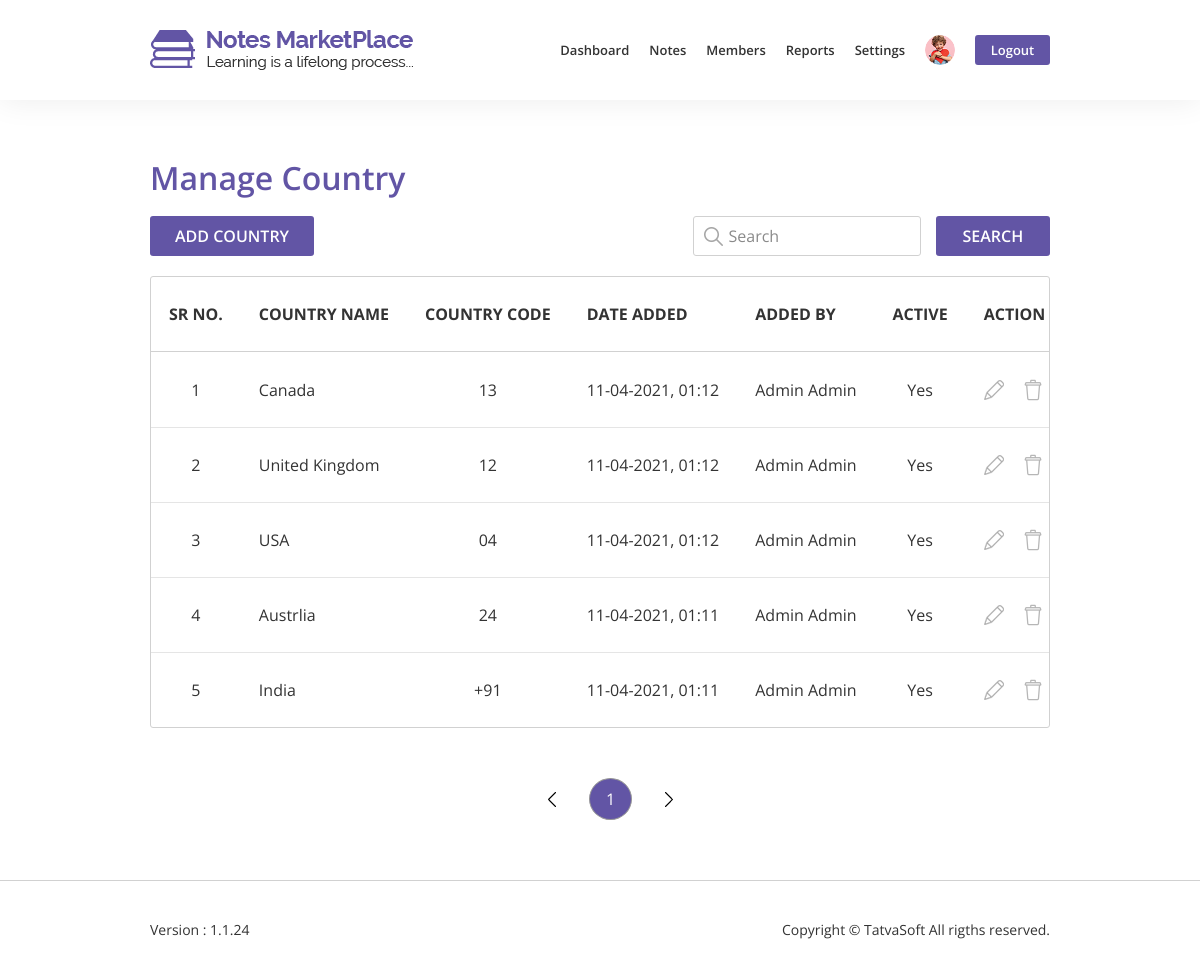
Page /admin/manage_country.php (signed in) on the committed database.
### tables this page shows
CREATE TABLE `systemtable` (
  `SystemID` int(11) NOT NULL,
  `SupportEmail` varchar(100) NOT NULL,
  `SupportPhone` varchar(100) NOT NULL,
  `SubscriberEmails` varchar(255) DEFAULT NULL,
  `FacebookURL` varchar(100) DEFAULT NULL,
  `TwitterURL` varchar(100) DEFAULT NULL,
  `LinkedinURL` varchar(100) DEFAULT NULL,
  `DefaultProfilePicture` varchar(100) NOT NULL,
  `DefaultDisplayPicture` varchar(100) NOT NULL,
  `CreatedDate` datetime DEFAULT NULL,
  `CreatedBy` int(11) DEFAULT NULL,
  `ModifiedDate` datetime DEFAULT NULL,
  `Modifiedby` int(11) DEFAULT NULL,
  `IsActive` bit(10) NOT NULL DEFAULT b'1'
);

CREATE TABLE `user` (
  `UserID` int(11) NOT NULL,
  `RoleID` int(11) NOT NULL,
  `FirstName` varchar(50) NOT NULL,
  `LastName` varchar(50) NOT NULL,
  `EmailID` varchar(100) NOT NULL,
  `Password` varchar(200) NOT NULL,
  `IsEmailVerified` bit(10) NOT NULL DEFAULT b'0',
  `SecondaryEmailID` varchar(100) DEFAULT NULL,
  `BirthDate` date DEFAULT NULL,
  `Gender` tinyint(1) DEFAULT NULL COMMENT '0-Male 1-Female',
  `PhoneNo` varchar(20) DEFAULT NULL,
  `ProfilePictureFile` varchar(100) DEFAULT NULL,
  `Address1` varchar(100) DEFAULT NULL,
  `Address2` varchar(100) DEFAULT NULL,
  `City` varchar(50) DEFAULT NULL,
  `State` varchar(50) DEFAULT NULL,
  `Zipcode` varchar(50) DEFAULT NULL,
  `CountryID` int(11) DEFAULT NULL,
  `University` varchar(100) DEFAULT NULL,
  `CollegeName` varchar(100) DEFAULT NULL,
  `CreatedDate` datetime DEFAULT NULL,
  `CreatedBy` int(11) DEFAULT NULL,
  `ModifiedDate` datetime DEFAULT NULL,
  `ModifiedBy` int(11) DEFAULT NULL,
  `IsActive` bit(10) NOT NULL DEFAULT b'1'
);

CREATE TABLE `countrytable` (
  `CountryID` int(11) NOT NULL,
  `CountryName` varchar(100) NOT NULL,
  `CountryCode` varchar(10) NOT NULL,
  `CreatedDate` datetime DEFAULT NULL,
  `CreatedBy` int(11) DEFAULT NULL,
  `ModifiedDate` datetime DEFAULT NULL,
  `ModifiedBy` int(11) DEFAULT NULL,
  `IsActive` bit(10) NOT NULL DEFAULT b'1'
);

### functions.php (called while the page is built, shortened)
<?php
include 'Database/database.php';
?>
<?php
function ProfileImage($user_id){
    global $connection;
    $query = "SELECT DefaultProfilePicture FROM systemtable WHERE SystemID = 1";
    $profile_query = mysqli_query($connection,$query);
    $row = mysqli_fetch_array($profile_query);
    $default_profile_picture = $row['DefaultProfilePicture'];
    $query = "SELECT ProfilePictureFile FROM user WHERE UserID = $user_id";
    $profile_picture_query = mysqli_query($connection, $query);
    $row = mysqli_fetch_array($profile_picture_query);
    $profile_image = $row['ProfilePictureFile'];
    if(!empty($profile_image)){
        $profile_image = "../images/uploads/profile_picture/$profile_image";
    }
    else{
        $profile_image = "../images/uploads/profile_picture/$default_profile_picture";
    }
    return $profile_image;
}
?>

### admin/manage_country.php (the view, shortened to what this page needs)
<?php
    include '../Database/database.php';
    include '../functions.php';
    $user_id = $_SESSION['admin_id'];
    $profile_image_nav = ProfileImage($user_id);
    $query = "SELECT countrytable.CountryID, countrytable.CountryName, countrytable.CountryCode, countrytable.CreatedDate, countrytable.IsActive, user.FirstName, user.LastName FROM countrytable JOIN user ON countrytable.CreatedBy = user.UserID ORDER BY countrytable.CreatedDate desc";
    $country_table_data = mysqli_query($connection, $query);
?>
<!DOCTYPE html>
<html lang="en">
    <head>
        <link rel="stylesheet" href="../css/datatable/jquery.dataTables.min.css">
        <link rel="stylesheet" href="../css/bootstrap/bootstrap.min.css">
        <link rel="stylesheet" href="../css/admin-style.css">
        <link rel="stylesheet" href="../css/admin-responsive.css">
    </head>
    <body>
        <nav class="navbar fixed-top navbar-expand-lg box">
            <div class="container-fluid">
                <a class="navbar-brand" href="dashboard_admin.php">
                    <img src="../images/home/logo.png" alt="NotesMarketPlace logo">
                </a>
                <div class="collapse navbar-collapse" id="navbarTogglerDemo01">
                    <ul class="navbar-nav ml-auto">
                        <li><a href="dashboard_admin.php">Dashboard</a></li>
                        <li class="dropdown">
                            <a href="#" style="border: none;" class="dropdown-toggle" id="profile-dropdown" data-toggle="dropdown" aria-haspopup="true" aria-expanded="false">Notes</a>
                        </li>
                        <li><a href="members.php">Members</a></li>
                        <li class="dropdown">
                            <a href="#" style="border: none;" class="dropdown-toggle" id="profile-dropdown" data-toggle="dropdown" aria-haspopup="true" aria-expanded="false">Reports</a>
                        </li>
                        <li class="dropdown">
                            <a href="#" style="border: none;" class="dropdown-toggle" id="profile-dropdown" data-toggle="dropdown" aria-haspopup="true" aria-expanded="false">Settings</a>
                        </li>
                        <li class="dropdown">
                                <a href="#" style="border: none;" class="dropdown-toggle" id="profile-dropdown" data-toggle="dropdown" aria-haspopup="true" aria-expanded="false"><img src=<?php echo $profile_image_nav;?> alt="progile image"></a>
                        </li>
                        <li style="padding-right:0;"><a href="../logout.php" style="border: none;"><button>Logout</button></a></li>
                    </ul>
                </div>
            </div>
        </nav>
        <div class="admin-table box">
            <div class="container-fluid">
                <div class="row">
                    <div class="col-md-12">
                        <h3>Manage Country</h3>
                    </div>
                </div>
                <div class="row">
                    <div class="col-lg-7 col-md-6" style="padding-left: 15px;">
                        <a href="add_country.php"><button>Add Country</button></a>
                    </div>
                    <div class="col-lg-5 col-md-6 text-right">
                        <div class="row">
                            <div class="col-8">
                                <input type="text" class="search" id="country-search" placeholder="Search">
                            </div>
                            <div class="col-4 pl-0">
                                <button class="search-button" id="country-search-btn">Search</button>
                            </div>
                        </div>
                    </div>
                </div>
                <table id="manage-country-table" class="datatable display nowrap" style="width: 100%;">
                    <thead>
                        <tr>
                            <th class="text-center">Sr No.</th>
                            <th>Country Name</th>
                            <th class="text-center">Country Code</th>
                            <th>Date Added</th>
                            <th>Added By</th>
                            <th class="text-center">Active</th>
                            <th>Action</th>
                        </tr>
                    </thead>
                    <tbody>
                        <?php
                            $count = 0;
                            while($row = mysqli_fetch_array($country_table_data)){
                                $count++;
                                $created_date = $row['CreatedDate'];
                                $created_date = date('d-m-Y, H:i',strtotime($created_date));
                        ?>
                        <tr>
                            <td class="text-center"><?php echo $count;?></td>
                            <td><?php echo $row['CountryName'];?></td>
                            <td class="text-center"><?php echo $row['CountryCode'];?></td>
                            <td><?php echo $created_date;?></td>
                            <td><?php echo $row['FirstName'].' '.$row['LastName'];?></td>
                            <td class="text-center"><?php echo ($row['IsActive'] == 1)?'Yes':'No';?></td>
                            <td>
                                <span class="profile-table-icons">
                                    <a href="add_country.php?id=<?php echo $row['CountryID'];?>" class="mr-3"><img src="../images/front/edit.png" alt="edit image"></a>
                                    <a class="<?php echo ($row['IsActive'] == 1)?'deactivate':'';?>" data-id=<?php echo $row['CountryID'];?>><img src="../images/front/delete.png" alt="delete image"></a>
                                </span>
                            </td>
                        </tr>
                        <?php }?>
                    </tbody>
                </table>
            </div>
        </div>
        <footer class="box">
            <div class="container-fluid">
                <div class="row">
                    <div class="col-md-6 col-4 pr-0">
                        <p>Version : 1.1.24</p>
                    </div>
                    <div class="col-md-6 col-8 text-right pl-0">
                        <p>Copyright &copy; TatvaSoft All rigths reserved.</p>
                    </div>
                </div>
            </div>
        </footer>
    </body>
</html>

### css/admin-style.css (style rules this page uses)
html, body { height: 100%; }
body { color: #333333; font-family: "Open Sans",sans-serif; }
h1, h2, h3, h4, h5, h6 { font-family: "Open Sans", sans-serif; }
.box { padding: 0 12.5%; }
.box .container-fluid { padding-left: 0; padding-right: 0; }
.navbar { height: 100px; background: #fff; -webkit-box-shadow: 0 0 30px 0 rgba(0, 0, 0, 0.08); box-shadow: 0 0 30px 0 rgba(0, 0, 0, 0.08); z-index: 2; -webkit-transition: all 300ms linear; transition: all 300ms linear; }
ul.navbar-nav > li { display: flex; align-items: center; padding: 0 16px; }
ul.navbar-nav > li > a { font-size: 16px; font-weight: 600; line-height: 20px; text-decoration: none; color: #333333; transition: all 50ms linear; padding: 7px 0; }
ul.navbar-nav > li > a > button { background-color: #6255a5; width: 89px; height: 40px; border-radius: 3px; color: #ffffff; line-height: 22px; font-weight: 600; border: none; }
ul.navbar-nav > li > a > img { height: 40px; width: 40px; border-radius: 50%; }
.dropdown-toggle::after { content: none; }
.profile-table-icons a { cursor: pointer; }
.admin-table { margin-bottom: 60px; }
.admin-table h3 { font-size: 34px; font-weight: 600; line-height: 38px; color: #6255a5; margin-bottom: 20px; margin-top: 160px; }
.admin-table button { background-color: #6255a5; color: #fff; padding: 0 25px; height: 50px; border-radius: 3px; border: none; font-family: "Open Sans",sans-serif; font-size: 18px; line-height: 22px; font-weight: 600; text-transform: uppercase; }
.admin-table .search { width: 100%; height: 50px; border: 1px solid #d1d1d1; border-radius: 3px; font-size: 16px; font-weight: 400; line-height: 20px; color: #8a8a8a; padding: 15px 0; background: url("../images/Dashboard/search.jpg") left no-repeat; background-position-x: 15px; padding-left: 40px; margin-bottom: 20px; margin-right: 8px; }
.admin-table .search::placeholder { color: #8a8a8a; }
.admin-table .search-button { background-color: #6255a5; color: #fff; width: 100%; height: 50px; border-radius: 3px; border: none; font-family: "Open Sans",sans-serif; font-size: 18px; line-height: 22px; font-weight: 700; text-transform: uppercase; padding: 0; }
.datatable tr { height: 75px; }
.datatable thead tr { text-transform: uppercase; font-size: 16px; font-weight: 600 !important; line-height: 20px; }
.datatable tbody td { padding: 10px 18px !important; background-color:transparent !important; font-size: 18px; font-weight: 400; line-height: 22px; }
.datatable tbody tr { background-color:transparent !important; }
.dataTables_scrollHead table.dataTable thead th { border-bottom: 1px solid #d1d1d1 !important; }
table.dataTable.display tbody td { border-top: 1px solid rgba(0, 0, 0, 0.1); }
.datatable tbody td:nth-child(1), #published-notes-table tbody td:nth-child(4), #published-notes-table tbody td:nth-child(5), #published-notes-table tbody td:nth-child(9), #published-table tbody td:nth-child(10) { text-align: center; }
.datatable tbody td a { text-decoration: none; color: #6255a5; }
footer { border-top: 1px solid #d1d1d1; height: 100px; }
footer p { font-family: "Open Sans",sans-serif; font-size: 14px; font-weight: 400; line-height: 18px; color: #333333; margin: 40px 0; }

### css/admin-responsive.css (style rules this page uses)
@media (min-width: 1200px) and (max-width: 1439px) { ul.navbar-nav > li { padding: 0 10px; } }
@media (min-width: 1200px) and (max-width: 1439px) { ul.navbar-nav > li > a { font-size: 13px; line-height: 16px; } }
@media (min-width: 1200px) and (max-width: 1439px) { ul.navbar-nav > li > a > button { width: 75px; height: 30px; } }
@media (min-width: 1200px) and (max-width: 1439px) { ul.navbar-nav > li > a > img { height: 30px; width: 30px; } }
@media (min-width: 1200px) and (max-width: 1439px) { .admin-table .search { background-position-x: 10px; padding-left: 35px; height: 40px; } }
@media (min-width: 1200px) and (max-width: 1439px) { .admin-table .search-button, .admin-table button { height: 40px; font-size: 16px; font-weight: 600; } }
@media (min-width: 1200px) and (max-width: 1439px) { .datatable tbody td { font-size: 16px; line-height: 20px; } }
@media (min-width: 1200px) and (max-width: 1439px) { #dashboard-admin h2, .admin-table h3, .form-details h2, #member-details h2 { font-size: 32px; line-height: 36px; } }

### rows in the picture
systemtable: DefaultProfilePicture (picture)
user: countrytable.CountryName "Canada", countrytable.CountryCode "13", countrytable.CreatedDate "11-04-2021, 01:12", FirstName "Admin", LastName "Admin", countrytable.CountryName "United Kingdom", countrytable.CountryCode "12", countrytable.CountryName "USA", countrytable.CountryCode "04", countrytable.CountryName "Austrlia", countrytable.CountryCode "24", countrytable.CreatedDate "11-04-2021, 01:11", countrytable.CountryName "India", countrytable.CountryCode "+91"
